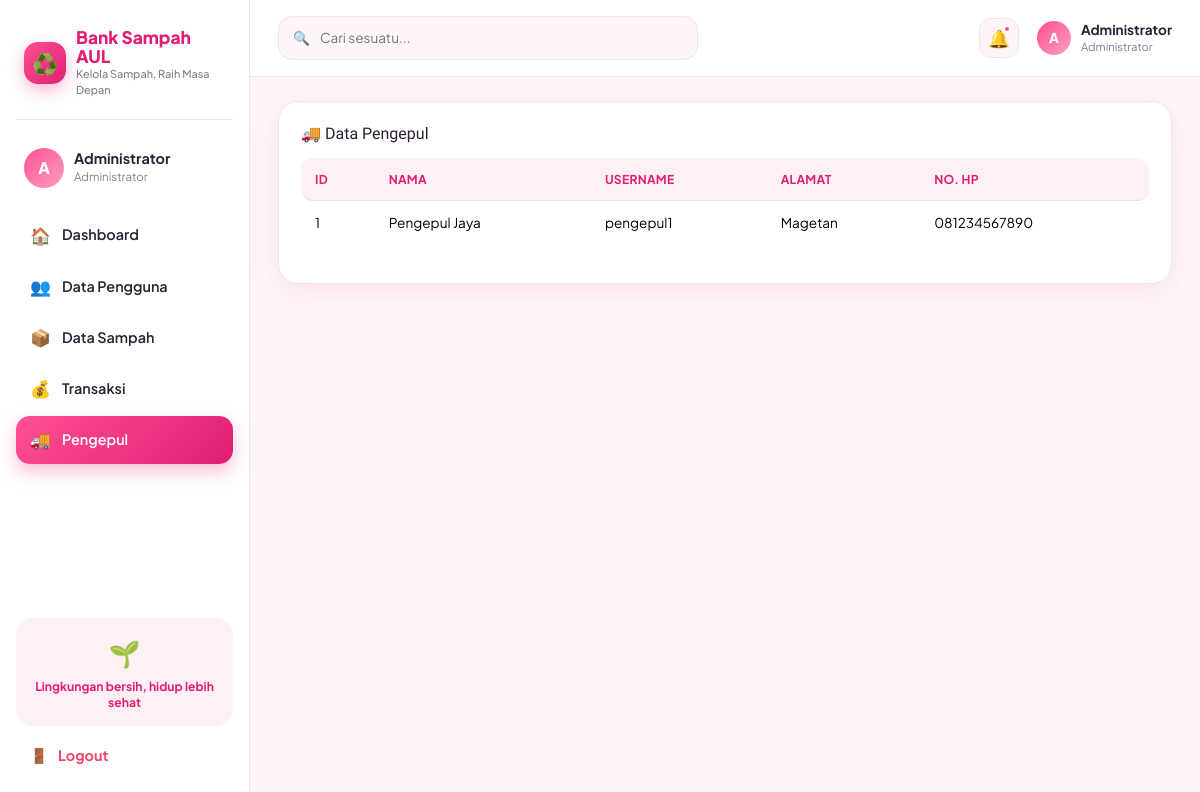
/admin/pengepul.php (signed in), run on the app's committed database.
### tables this page shows
CREATE TABLE pengepul (
    id_pengepul INT AUTO_INCREMENT PRIMARY KEY,
    nama_pengepul VARCHAR(100) NOT NULL,
    username VARCHAR(50) NOT NULL UNIQUE,
    password VARCHAR(255) NOT NULL,
    alamat TEXT,
    no_hp VARCHAR(20),
    created_at TIMESTAMP DEFAULT CURRENT_TIMESTAMP
);

### admin/pengepul.php (the view, shortened to what this page needs)
<?php
require "../auth.php"; wajib_role("admin"); require "../config.php";
$data = mysqli_query($koneksi, "SELECT * FROM pengepul ORDER BY id_pengepul DESC");
require "../includes/header.php";
?>
<div class="card-soft">
  <div class="card-title"><h3>🚚 Data Pengepul</h3></div>
  <div class="table-responsive">
    <table class="table">
      <thead><tr><th>ID</th><th>Nama</th><th>Username</th><th>Alamat</th><th>No. HP</th></tr></thead>
      <tbody>
      <?php if (mysqli_num_rows($data) === 0): ?>
        <tr><td colspan="5" class="empty">Belum ada data pengepul.</td></tr>
      <?php else: while ($r = mysqli_fetch_assoc($data)): ?>
        <tr>
          <td><?= $r['id_pengepul'] ?></td>
          <td><?= htmlspecialchars($r['nama_pengepul']) ?></td>
          <td><?= htmlspecialchars($r['username']) ?></td>
          <td><?= htmlspecialchars($r['alamat']) ?></td>
          <td><?= htmlspecialchars($r['no_hp']) ?></td>
        </tr>
      <?php endwhile; endif; ?>
      </tbody>
    </table>
  </div>
</div>
<?php require "../includes/footer.php"; ?>

### assets/css/style.css (style rules this page uses)
:root { --pink:#ff4f93; --pink-dark:#e01f74; --pink-light:#ffe3ef; --pink-soft:#fff0f6; --purple:#8b5cf6; --purple-light:#efe6ff; --blue:#2f8fff; --blue-light:#e4f0ff; --orange:#ff9f43; --orange-light:#fff1df; --teal:#12b3a8; --teal-light:#dcf7f4; --green:#22c55e; --green-light:#e2f9e9; --red:#f14668; --red-light:#fde3e9; --ink:#2c2033; --ink-soft:#8a7a8f; --bg:#fdf5f9; --card:#ffffff; --border:#f6e2ec; --radius:20px; --shadow:0 10px 30px rgba(224,31,116,.08); }
* { box-sizing:border-box }
html,body { height:100% }
body { margin:0; font-family:'Plus Jakarta Sans',sans-serif; background:var(--bg); color:var(--ink); -webkit-font-smoothing:antialiased; }
h1,h2,h3,h4,h5,.brand { font-family:'Baloo 2',cursive }
.card-soft { background:var(--card);border-radius:var(--radius);padding:22px;box-shadow:var(--shadow);border:1px solid var(--border) }
.card-title { display:flex;align-items:center;justify-content:between;gap:10px;margin-bottom:14px }
.card-title h3 { font-size:1rem;margin:0;color:var(--ink) }
.table { width:100%;border-collapse:separate;border-spacing:0;font-size:.85rem }
.table thead th { background:var(--pink-soft);color:var(--pink-dark);text-align:left;padding:12px 14px;font-weight:700;font-size:.76rem;text-transform:uppercase;letter-spacing:.02em }
.table thead th:first-child { border-radius:12px 0 0 12px }
.table thead th:last-child { border-radius:0 12px 12px 0 }
.table tbody td { padding:12px 14px;border-bottom:1px solid var(--border);vertical-align:middle }
.table tbody tr:last-child td { border-bottom:0 }
.table-responsive { overflow-x:auto }

### data on the page
pengepul: id_pengepul "1", nama_pengepul "Pengepul Jaya", username "pengepul1", alamat "Magetan", no_hp "081234567890"

### other printed values
$inisial "A"
$nama "Administrator"
$roleLabel "Administrator"
$m['icon'] "🏠"
$m['label'] "Dashboard"
$m['icon'] "👥"
$m['label'] "Data Pengguna"
$m['icon'] "📦"
$m['label'] "Data Sampah"
$m['icon'] "💰"
$m['label'] "Transaksi"
$m['icon'] "🚚"
$m['label'] "Pengepul"
